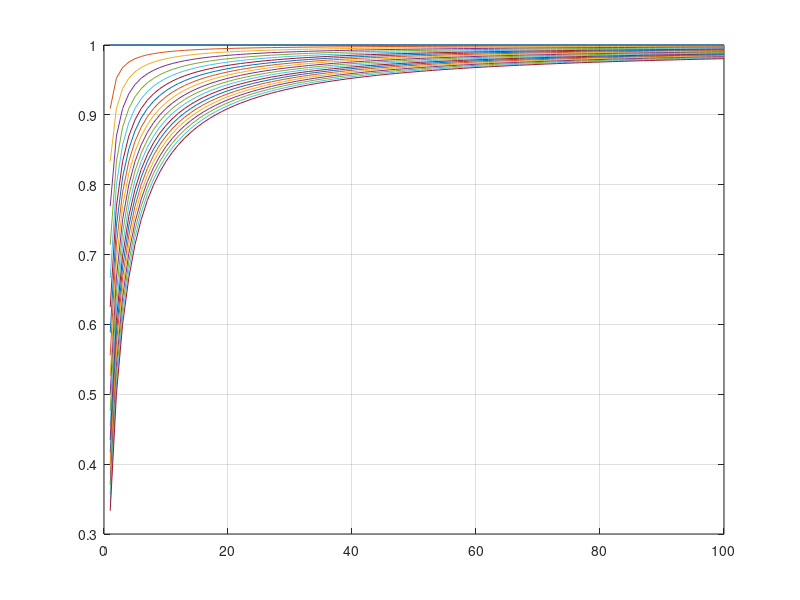

Source code (MATLAB):
% RB-PHD-FILTER weighting analysis
% Keith Leung 2013
clear all
close all

for c = 0:0.1:2
    x = 1:100;
    for i = 1:100
        y(i) = (x(i) / (c + x(i)));
    end
    plot(x,y)
    hold on
end

grid on